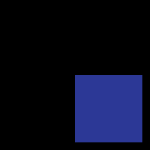
Frame 1 (no input)
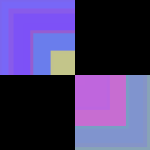
Frame 60 (the mouse pressed at the canvas centre just before this capture)
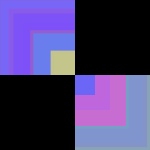
Frame 120 (the mouse held since frame 60 and released just before this capture)

The Processing sketch that drew these frames (run headless with seeded random() and noise(); from frame 60 on, the mouse is pressed at the canvas centre):

// Processing sketch: processing_160821
// ── processing_160821.pde

int counter;

void setup() {  //setup function called initially, only once
  size(150, 150);
  background(0);  //set background white
  colorMode(HSB);   //set colors to Hue, Saturation, Brightness mode
  counter = 0;
}

void draw() {  //draw function loops 
  counter++;
  noStroke();
  fill(random(255),180,255,150);
  
  if(mousePressed == true) { //add some interaction
    rect(mouseX, mouseY, 20, 20);
  }
  else {
    rect(width/2, height/2, 80*sin(counter), 80*sin(counter));
  }
}
